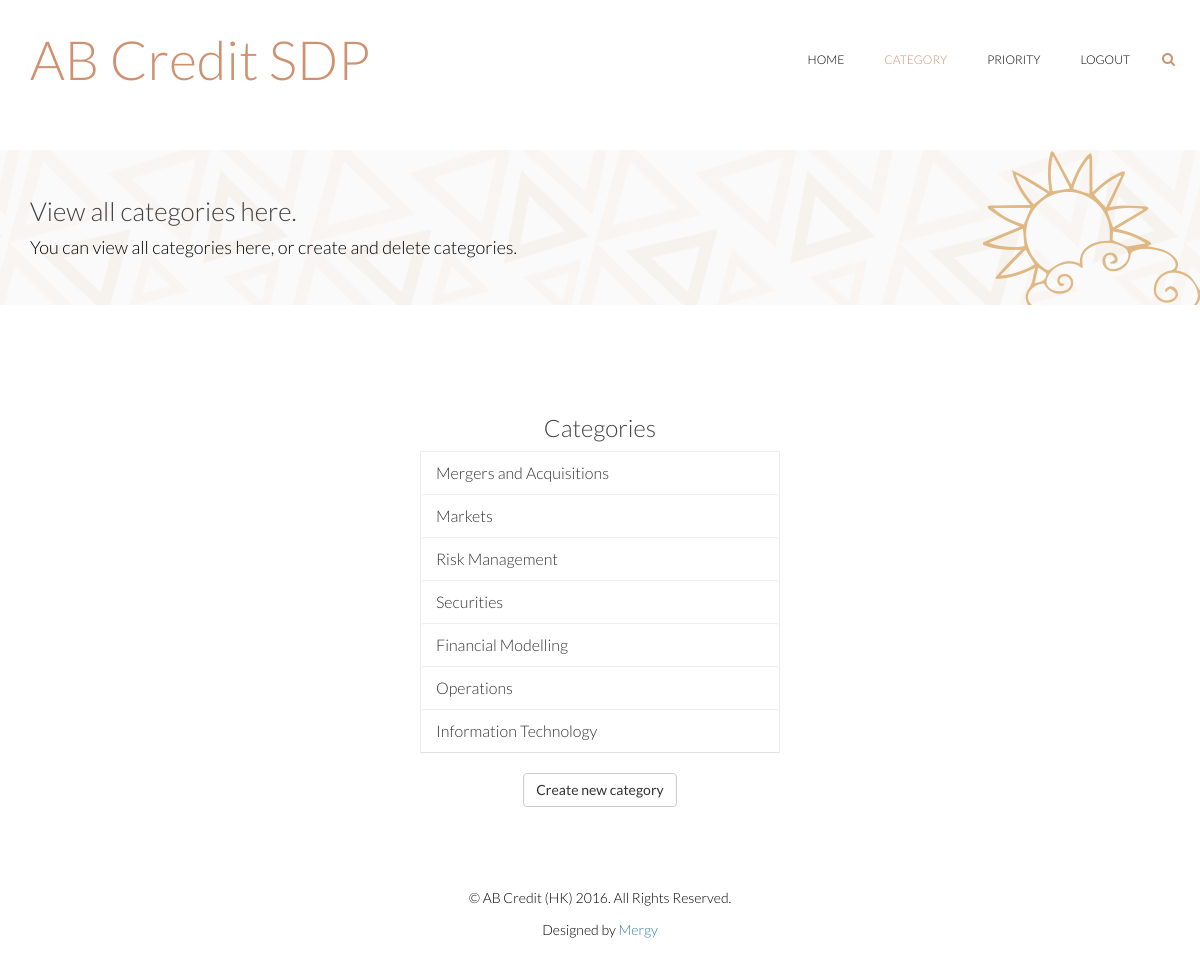
The page /administrator/category/ (signed in) on the database its author committed.
### course/models.py (models this page shows, shortened)
class Category(models.Model):
    name = models.CharField(max_length=200)

### course/views/administrator_view.py (the view)
@login_required
def category(request):
    admin = Administrator.objects.get(user__pk=request.user.id)
    counts = admin.viewCategories()
    return render_to_response('administrator/category.html',locals())

### course/models.py (called while the page is built)
    def viewCategories(self):
        menu = dict()
        return menu

    def viewCategories(self):
        menu = super(Administrator, self).viewCategories()
        for c in Category.objects.all():
            menu[c] = Course.objects.filter(category=c, is_open=True).count()
        return menu

### course/templates/administrator/category.html (shortened to what this page needs)
<html lang="en">
<head>
    {% load static %}
    <link rel="stylesheet" href="{% static 'css/bootstrap.min.css' %}" />
    <link rel="stylesheet" href="{% static 'css/font-awesome.min.css' %}" />
    <link rel="stylesheet" href="{% static 'css/animate.min.css' %}" />
    <link rel="stylesheet" href="{% static 'css/lightbox.css' %}" />
    <link rel="stylesheet" href="{% static 'css/main.css' %}" />
    <link rel="stylesheet" href="{% static 'css/responsive.css' %}" />
</head>
<body>
<header id="header">
    <div class="navbar navbar-inverse" role="banner">
        <div class="container">
            <div class="navbar-header">
                <a class="navbar-brand">
                    <h1 style="font-size: 300%; color: #cf916f">AB Credit SDP</h1>
                </a>
            </div>
            <div class="collapse navbar-collapse">
                <ul class="nav navbar-nav navbar-right">
                    <li><a href="/">Home</a></li>
                    <li class="active"><a href="/administrator/category">Category</a></li>
                    <li><a href="/administrator/priority">Priority</a></li>
                    <li><a onclick="logout()">Logout</a></li>
                </ul>
            </div>
            <div class="search">
                <form role="form">
                    <i class="fa fa-search"></i>
                </form>
            </div>
        </div>
    </div>
</header>
<section id="page-breadcrumb">
    <div class="vertical-center sun">
        <div class="container">
            <div class="row">
                <div class="action">
                    <div class="col-sm-12">
                        <h1 class="title">View all categories here.</h1>
                        <p>You can view all categories here, or create and delete categories.</p>
                    </div>
                </div>
            </div>
        </div>
    </div>
</section>
<section id="projects" class="padding-top">
    <div class="container" id="deleteC">
        <div class="row clearfix">
            <div class="col-md-12 column">
                <div class="row clearfix">
                    <div class="col-md-4 column">
                    </div>
                    <div class="col-md-4 column">
                        <h2 class="text-center">
                            Categories
                        </h2>
                        <div class="panel-group" id="panel-410208">
                            {% for category, num in counts.items %}
                                <div class="panel panel-default">
                                    <div class="panel-heading">
                                        <a class="panel-title collapsed" data-toggle="collapse" data-parent="#panel-410208" href="#panel-element-{{category.name.split|join:"_"}}">{{category.name}}</a>
                                    </div>
                                </div>
                            {% endfor %}
                        </div>
                        <p class="text-center" id="button-create"><button type="button" class="btn btn-default" onclick="createCategory()">Create new category</button></p>
                    </div>
                    <div class="col-md-4 column">
                    </div>
                </div>
            </div>
        </div>
    </div>
</section>
<footer id="footer">
    <div class="container">
        <div class="row">
            <div class="col-sm-12">
                <div class="copyright-text text-center">
                    <p>&copy; AB Credit (HK) 2016. All Rights Reserved.</p>
                    <p>Designed by <a target="_blank" href="http://www.cs.hku.hk/programme/course_info.jsp?infile=2016/comp3297.html">Mergy</a></p>
                </div>
            </div>
        </div>
    </div>
</footer>
</body>
</html>

### course/static/css/lightbox.css (style rules this page uses)
body:after { content: url(../image/lightbox/close.png) url(../image/lightbox/loading.gif) url(../image/lightbox/prev.png) url(../image/lightbox/next.png); display: none; }

### course/static/css/main.css (style rules this page uses)
body { background: #fff; font-family: 'Lato', sans-serif; font-weight: 300; font-size: 14px; line-height: 22px; color: #000; }
html { height: 100%; }
a { -webkit-transition: 300ms; -moz-transition: 300ms; -o-transition: 300ms; transition: 300ms; }
ul { list-style: none; }
h1, h2, h3, h4, h5, h6 { font-family: 'Lato', sans-serif; font-weight: 300; }
h1 { font-size: 26px; color: #404040; }
h2 { font-size: 24px; color: #404040; }
.padding-top { padding-top: 90px; }
#header { margin-bottom: 0; padding: 30px 0 60px 0; }
#header .navbar-inverse .container { position: relative; }
.search { position: absolute; top: 20px; right: 0; z-index: 1; }
.search i { color: #cf916f; cursor: pointer; position: absolute; right: 10px; top: 2px; }
#header .navbar { background: #fff; border: 0; margin-bottom: 0; }
#header .navbar-brand { padding: 0; margin-left: 0; }
#header .navbar-brand h1 { padding: 0; margin: 0; }
#header .navbar-nav.navbar-right >li:last-child { margin-right: 20px; }
#header .navbar-nav.navbar-right >li a { color: #000; font-size: 12px; padding: 20px; text-transform: uppercase; font-weight: 300; }
#header .navbar-inverse .navbar-nav li.active > a, #header .navbar-inverse .navbar-nav li.active > a:focus, #header .navbar-nav.navbar-right li > a:hover, .navbar-inverse .navbar-nav > .open > a { background-color: inherit; border: 0; color: #cf916f; }
#footer { padding-bottom: 75px; background-repeat: repeat-x; background-position: bottom; background-size: contain; }
.copyright-text { margin-top: 70px; }
#action, #page-breadcrumb { background-image: url(../image/home/tour-bg.png); background-color: #fbfafa; background-repeat: repeat-x; height: 155px; background-position: center; display: table; position: static; width: 100%; }
.vertical-center { display: table-cell; vertical-align: middle; width: 100%; position: statice; }
.sun { background-image: url(../image/home/tour-icon1.png); background-repeat: no-repeat; background-position: 100% bottom; }
.action h1 { margin-top: 0; }
.action p { font-size: 18px; margin-bottom: 0; font-weight: 300; }
.title { color: #404040; font-weight: 300; }
#action , #page-breadcrumb { position: relative; }
.panel-group { border: 1px solid #eee; }
.panel-default { border: 0; }
.panel-group .panel { border-radius: 0; }
.panel-group .panel+.panel { margin-top: 0; }
.panel-default>.panel-heading { background-color: transparent; border-top: 1px solid #eee; }
.panel-group .panel-default:first-child>.panel-heading { border-top: 0; }

### rows shown on the page
Category: name "Mergers and Acquisitions"
Category: name "Markets"
Category: name "Risk Management"
Category: name "Securities"
Category: name "Financial Modelling"
Category: name "Operations"
Category: name "Information Technology"
